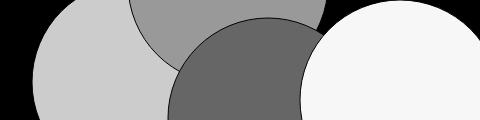
Frame 1 (no input)
Frame 60 (no input): identical to frame 1, image omitted
Frame 120 (the mouse pressed at the canvas centre since frame 60): identical to frame 1, image omitted

The p5.js sketch that drew this single still picture (run headless with seeded random() and noise() and a simulated clock; from frame 60 on, the mouse is pressed at the canvas centre):

// p5.js sketch
// ── sketch.js
function setup() {
  createCanvas(480,120);
}

function draw() {
  background(0);  //Black
  fill(204);      //light gray
  ellipse(132, 82, 200, 200); // light grey circle
  fill(153);    //medium gray
  ellipse(228, -16, 200, 200); // medium gray circle
  fill(102);  //dark gray
  ellipse(268, 118, 200, 200);  // dark gray circle
  fill(247); // light gray
  ellipse(400, 100, 200, 200);

}
